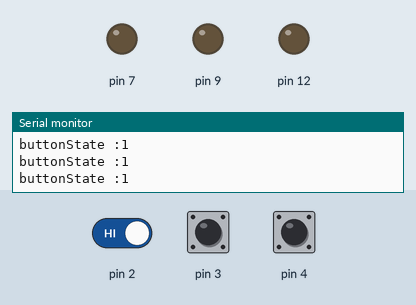
Bench run of a sketch on a simulated Arduino Uno, built with avr-gcc and run on an emulated ATmega328P. Parts: output pins drawn as LEDs (lit = HIGH), the last lines printed to the serial monitor. Inputs (shaded band) come from the test bench; at power-on: pin 3 HIGH, pin 2 HIGH, pin 4 HIGH.

Above: at 3.2 s.
3.3 s: pin 3 pulled LOW for 0.15 s
At 3.8 s:
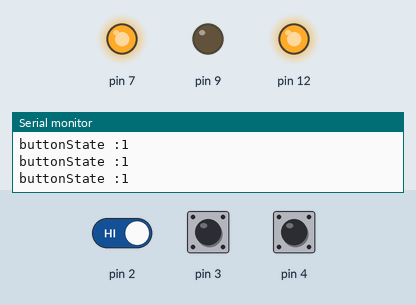
4.9 s: pin 2 driven LOW and pin 3 driven LOW
At 6.1 s:
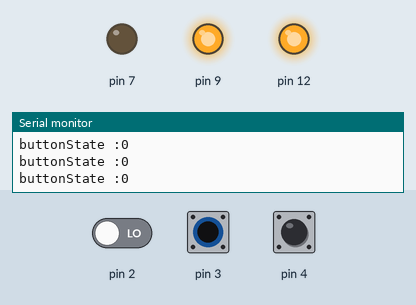
6.4 s: pin 4 pulled LOW for 0.15 s
At 6.5 s:
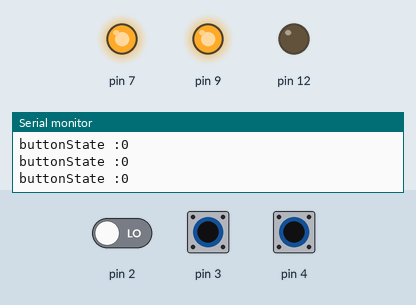
8.1 s: pin 4 pulled LOW for 3.2 s
At 12.3 s:
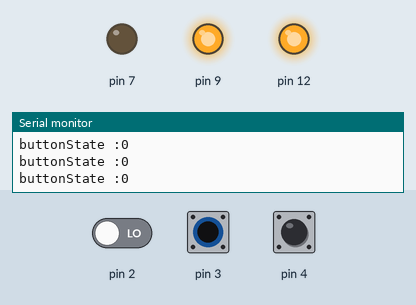
Timing chart, 0 to 13.8 s (numbered marks = the images above; inputs shaded):
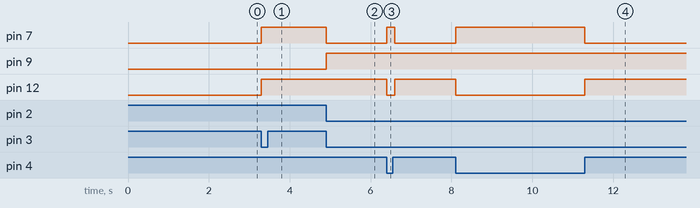

Measured:
- after the input at 3.3 s, pin 7, pin 12: LOW → HIGH at once
- after the input at 4.9 s, pin 7: HIGH → LOW at once; pin 9: LOW → HIGH at once
- after the input at 6.4 s, pin 7: LOW → HIGH at once, → LOW 0.20 s later; pin 12: HIGH → LOW at once, → HIGH 0.20 s later
- after the input at 8.1 s, pin 7: LOW → HIGH at once, → LOW 3.2 s later; pin 12: HIGH → LOW at once, → HIGH 3.2 s later

The sketch:

Task2_Reciprocating_DC_Motor.ino
```cpp
const int motor_right(12);
const int motor_left(7);
const int motor_on(9);
const int limit_right(4);
const int limit_left(3);
int state = 4;
unsigned long jeda = 0;
int left, right, nilai;
bool trig;

uint8_t read_2_button() { // read button if there is logic change
  uint8_t button = digitalRead(2);
  static uint8_t button_z = 1;
  uint8_t event = 0;

  if (button_z == 1 && button == 0) {
    event = 1;
  }

  button_z = button;
  if (event == 1) {
    trig = !trig;
  }
  Serial.print("buttonState :");
  Serial.println(button_z);
  return event;
}

void setup() {
  // put your setup code here, to run once:
  pinMode(motor_right, OUTPUT);
  pinMode(motor_left, OUTPUT);
  pinMode(motor_on, OUTPUT);
  pinMode(limit_right, INPUT_PULLUP); //ini ngikutin modulku
  pinMode(limit_left, INPUT_PULLUP);
  pinMode(2, INPUT_PULLUP);

  Serial.begin(9600);
  delay(2000);
}

void loop() {
  // detecting push button & limit switch
  left = digitalRead(limit_left);
  right = digitalRead(limit_right);
  //  nilai = digitalRead(motor_on);

  if (millis() - jeda >= 100) {
    jeda = millis();
    read_2_button();
    algorithm();
  }


  //  Serial.print("trig :");
  //  Serial.println(trig);
  //    Serial.print("motor_on :");
  //    Serial.println(nilai);
  //    Serial.print("limit_left :");
  //    Serial.println(left);
  //    Serial.print("limit_right :");
  //    Serial.println(right);
  //      Serial.print("state :");
  //      Serial.println(state);

}
```

algorithm.ino
```cpp
void algorithm() {

  //1 -> motor stop in the left
  //2 -> motor moving to right
  //3 -> motor stop in the right
  //4 -> motor moving to left


  if (left == LOW && state == 4) {

    digitalWrite(motor_left, HIGH);
    digitalWrite(motor_right, HIGH);
    if (trig == false) {
      digitalWrite(motor_on, LOW);
    }
    else if (trig == true) {
      digitalWrite(motor_on, HIGH);
      state = 1;
    }
  }

  if (state == 1) {
    digitalWrite(motor_left, LOW);
    digitalWrite(motor_right, HIGH);
    state = 2;
  }
  if (state == 2 && trig == false) {
    state = 3;
  }

  if (right == LOW && state == 2) {
    digitalWrite(motor_left, HIGH);
    digitalWrite(motor_right, HIGH);
    state = 3;
  }

  if (state == 3) {
    digitalWrite(motor_left, HIGH);
    digitalWrite(motor_right, LOW);
    state = 4;
  }

}
```
